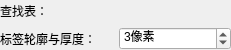
<ui version="4.0">
 <class>qSlicerLabelMapVolumeDisplayWidget</class>
 <widget class="qSlicerWidget" name="qSlicerLabelMapVolumeDisplayWidget">
  <property name="geometry">
   <rect>
    <x>0</x>
    <y>0</y>
    <width>231</width>
    <height>50</height>
   </rect>
  </property>
  <property name="windowTitle">
   <string>标签图体积显示属性</string>
  </property>
  <layout class="QGridLayout" name="gridLayout">
   <property name="leftMargin">
    <number>0</number>
   </property>
   <property name="topMargin">
    <number>0</number>
   </property>
   <property name="rightMargin">
    <number>0</number>
   </property>
   <property name="bottomMargin">
    <number>0</number>
   </property>
   <item row="1" column="1">
    <widget class="QSpinBox" name="SliceIntersectionThicknessSpinBox">
     <property name="toolTip">
      <string>在显示带轮廓/未填充选项的标签图时，此项控制轮廓的宽度。</string>
     </property>
     <property name="suffix">
      <string>像素</string>
     </property>
     <property name="minimum">
      <number>1</number>
     </property>
     <property name="maximum">
      <number>20</number>
     </property>
     <property name="singleStep">
      <number>1</number>
     </property>
     <property name="value">
      <number>3</number>
     </property>
    </widget>
   </item>
   <item row="0" column="1">
    <widget class="qMRMLColorTableComboBox" name="ColorTableComboBox">
     <property name="addEnabled">
      <bool>false</bool>
     </property>
     <property name="removeEnabled">
      <bool>false</bool>
     </property>
    </widget>
   </item>
   <item row="0" column="0">
    <widget class="QLabel" name="LookupTableLabel">
     <property name="text">
      <string>查找表：</string>
     </property>
    </widget>
   </item>
   <item row="1" column="0">
    <widget class="QLabel" name="SliceIntersectionThicknessLabel">
     <property name="text">
      <string>标签轮廓与厚度：</string>
     </property>
     <property name="buddy">
      <cstring>SliceIntersectionThicknessSpinBox</cstring>
     </property>
    </widget>
   </item>
  </layout>
 </widget>
 <customwidgets>
  <customwidget>
   <class>qMRMLColorTableComboBox</class>
   <extends>qMRMLNodeComboBox</extends>
   <header>qMRMLColorTableComboBox.h</header>
  </customwidget>
  <customwidget>
   <class>qMRMLNodeComboBox</class>
   <extends>QWidget</extends>
   <header>qMRMLNodeComboBox.h</header>
   <container>1</container>
  </customwidget>
  <customwidget>
   <class>qSlicerWidget</class>
   <extends>QWidget</extends>
   <header>qSlicerWidget.h</header>
   <container>1</container>
  </customwidget>
 </customwidgets>
 <resources />
 <connections>
  <connection>
   <sender>qSlicerLabelMapVolumeDisplayWidget</sender>
   <signal>mrmlSceneChanged(vtkMRMLScene*)</signal>
   <receiver>ColorTableComboBox</receiver>
   <slot>setMRMLScene(vtkMRMLScene*)</slot>
   <hints>
    <hint type="sourcelabel">
     <x>299</x>
     <y>273</y>
    </hint>
    <hint type="destinationlabel">
     <x>271</x>
     <y>17</y>
    </hint>
   </hints>
  </connection>
 </connections>
</ui>
